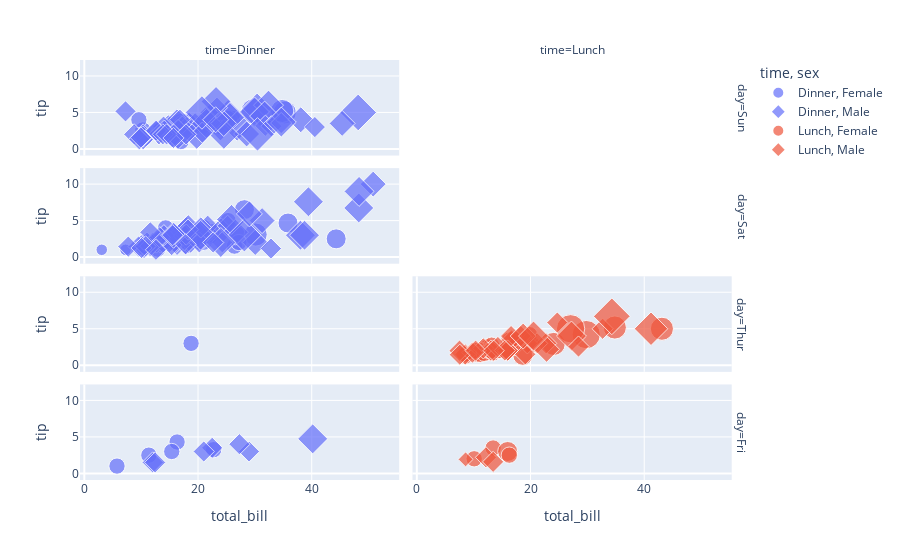

Notebook code cell kept with this figure:
### Code cell
df = px.data.tips()
fig = px.scatter(df , x = 'total_bill' , y = 'tip' ,color ='time',
                 symbol = 'sex' , size = 'size' , facet_row = 'day',
                 facet_col = 'time')
fig.show()

### Figure 1 — Plotly figure (JSON) as saved in the notebook; plotly's stock layout.template omitted (floating-point values rounded to 4 significant figures)
{"data": [{"hovertemplate": "time=Dinner<br>sex=Female<br>day=Sun<br>total_bill=%{x}<br>tip=%{y}<br>size=%{marker.size}<extra></extra>", "legendgroup": "Dinner, Female", "marker": {"color": "#636efa", "size": [2, 4, 4, 2, 3, 3, 2, 4, 3, 2, 5, 4, 2, 3, 2, 2, 3, 3], "sizemode": "area", "sizeref": 0.015, "symbol": "circle"}, "mode": "markers", "name": "Dinner, Female", "orientation": "v", "showlegend": true, "type": "scatter", "x": [16.99, 24.59, 35.26, 14.83, 10.33, 16.97, 10.29, 34.81, 25.71, 17.31, 29.85, 25, 13.39, 16.21, 17.51, 9.6, 20.9, 18.15], "xaxis": "x7", "y": [1.01, 3.61, 5, 3.02, 1.67, 3.5, 2.6, 5.2, 4, 3.5, 5.14, 3.75, 2.61, 2, 3, 4, 3.5, 3.5], "yaxis": "y7"}, {"hovertemplate": "time=Dinner<br>sex=Female<br>day=Sat<br>total_bill=%{x}<br>tip=%{y}<br>size=%{marker.size}<extra></extra>", "legendgroup": "Dinner, Female", "marker": {"color": "#636efa", "size": [2, 2, 2, 2, 4, 3, 2, 2, 1, 3, 2, 2, 2, 3, 2, 2, 2, 1, 2, 2, 2, 2, 3, 2, 4, 2, 3, 2], "sizemode": "area", "sizeref": 0.015, "symbol": "circle"}, "mode": "markers", "name": "Dinner, Female", "orientation": "v", "showlegend": false, "type": "scatter", "x": [20.29, 15.77, 19.65, 15.06, 20.69, 16.93, 26.41, 16.45, 3.07, 17.07, 26.86, 25.28, 14.73, 44.3, 22.42, 20.92, 14.31, 7.25, 10.59, 10.63, 12.76, 13.27, 28.17, 12.9, 30.14, 22.12, 35.83, 27.18], "xaxis": "x5", "y": [2.75, 2.23, 3, 3, 2.45, 3.07, 1.5, 2.47, 1, 3, 3.14, 5, 2.2, 2.5, 3.48, 4.08, 4, 1, 1.61, 2, 2.23, 2.5, 6.5, 1.1, 3.09, 2.88, 4.67, 2], "yaxis": "y5"}, {"hovertemplate": "time=Dinner<br>sex=Female<br>day=Thur<br>total_bill=%{x}<br>tip=%{y}<br>size=%{marker.size}<extra></extra>", "legendgroup": "Dinner, Female", "marker": {"color": "#636efa", "size": [2], "sizemode": "area", "sizeref": 0.015, "symbol": "circle"}, "mode": "markers", "name": "Dinner, Female", "orientation": "v", "showlegend": false, "type": "scatter", "x": [18.78], "xaxis": "x3", "y": [3], "yaxis": "y3"}, {"hovertemplate": "time=Dinner<br>sex=Female<br>day=Fri<br>total_bill=%{x}<br>tip=%{y}<br>size=%{marker.size}<extra></extra>", "legendgroup": "Dinner, Female", "marker": {"color": "#636efa", "size": [2, 2, 2, 2, 2], "sizemode": "area", "sizeref": 0.015, "symbol": "circle"}, "mode": "markers", "name": "Dinner, Female", "orientation": "v", "showlegend": false, "type": "scatter", "x": [5.75, 16.32, 22.75, 11.35, 15.38], "xaxis": "x", "y": [1, 4.3, 3.25, 2.5, 3], "yaxis": "y"}, {"hovertemplate": "time=Dinner<br>sex=Male<br>day=Sun<br>total_bill=%{x}<br>tip=%{y}<br>size=%{marker.size}<extra></extra>", "legendgroup": "Dinner, Male", "marker": {"color": "#636efa", "size": [3, 3, 2, 4, 2, 4, 2, 2, 2, 2, 4, 2, 3, 2, 2, 2, 4, 2, 2, 4, 3, 2, 2, 2, 4, 2, 3, 2, 4, 2, 2, 3, 4, 4, 6, 4, 4, 2, 2, 3, 2, 4, 2, 2, 2, 2, 2, 2, 2, 4, 2, 3, 4, 2, 5, 5, 3, 2], "sizemode": "area", "sizeref": 0.015, "symbol": "diamond"}, "mode": "markers", "name": "Dinner, Male", "orientation": "v", "showlegend": true, "type": "scatter", "x": [10.34, 21.01, 23.68, 25.29, 8.77, 26.88, 15.04, 14.78, 10.27, 15.42, 18.43, 21.58, 16.29, 17.46, 13.94, 9.68, 30.4, 18.29, 22.23, 32.4, 28.55, 18.04, 12.54, 9.94, 25.56, 19.49, 38.07, 23.95, 29.93, 14.07, 13.13, 17.26, 24.55, 19.77, 48.17, 16.49, 21.5, 12.66, 13.81, 24.52, 20.76, 31.71, 7.25, 31.85, 16.82, 32.9, 17.89, 14.48, 34.63, 34.65, 23.33, 45.35, 23.17, 40.55, 20.69, 30.46, 23.1, 15.69], "xaxis": "x7", "y": [1.66, 3.5, 3.31, 4.71, 2, 3.12, 1.96, 3.23, 1.71, 1.57, 3, 3.92, 3.71, 2.54, 3.06, 1.32, 5.6, 3, 5, 6, 2.05, 3, 2.5, 1.56, 4.34, 3.51, 4, 2.55, 5.07, 2.5, 2, 2.74, 2, 2, 5, 2, 3.5, 2.5, 2, 3.48, 2.24, 4.5, 5.15, 3.18, 4, 3.11, 2, 2, 3.55, 3.68, 5.65, 3.5, 6.5, 3, 5, 2, 4, 1.5], "yaxis": "y7"}, {"hovertemplate": "time=Dinner<br>sex=Male<br>day=Sat<br>total_bill=%{x}<br>tip=%{y}<br>size=%{marker.size}<extra></extra>", "legendgroup": "Dinner, Male", "marker": {"color": "#636efa", "size": [3, 2, 4, 2, 4, 2, 2, 2, 2, 4, 2, 3, 3, 3, 3, 3, 4, 2, 4, 2, 2, 2, 4, 3, 3, 2, 2, 2, 2, 2, 2, 2, 2, 2, 2, 3, 2, 3, 4, 2, 3, 4, 4, 5, 2, 2, 4, 2, 4, 3, 2, 2, 2, 2, 2, 2, 3, 2, 2], "sizemode": "area", "sizeref": 0.015, "symbol": "diamond"}, "mode": "markers", "name": "Dinner, Male", "orientation": "v", "showlegend": false, "type": "scatter", "x": [20.65, 17.92, 39.42, 19.82, 17.81, 13.37, 12.69, 21.7, 9.55, 18.35, 17.78, 24.06, 16.31, 18.69, 31.27, 16.04, 38.01, 11.24, 48.27, 20.29, 13.81, 11.02, 18.29, 17.59, 20.08, 20.23, 15.01, 12.02, 10.51, 17.92, 15.36, 20.49, 25.21, 18.24, 14, 50.81, 15.81, 26.59, 38.73, 24.27, 30.06, 25.89, 48.33, 28.15, 11.59, 7.74, 20.45, 13.28, 24.01, 15.69, 11.61, 10.77, 15.53, 10.07, 12.6, 32.83, 29.03, 22.67, 17.82], "xaxis": "x5", "y": [3.35, 4.08, 7.58, 3.18, 2.34, 2, 2, 4.3, 1.45, 2.5, 3.27, 3.6, 2, 2.31, 5, 2.24, 3, 1.76, 6.73, 3.21, 2, 1.98, 3.76, 2.64, 3.15, 2.01, 2.09, 1.97, 1.25, 3.08, 1.64, 4.06, 4.29, 3.76, 3, 10, 3.16, 3.41, 3, 2.03, 2, 5.16, 9, 3, 1.5, 1.44, 3, 2.72, 2, 3, 3.39, 1.47, 3, 1.25, 1, 1.17, 5.92, 2, 1.75], "yaxis": "y5"}, {"hovertemplate": "time=Dinner<br>sex=Male<br>day=Fri<br>total_bill=%{x}<br>tip=%{y}<br>size=%{marker.size}<extra></extra>", "legendgroup": "Dinner, Male", "marker": {"color": "#636efa", "size": [2, 2, 4, 2, 2, 2, 2], "sizemode": "area", "sizeref": 0.015, "symbol": "diamond"}, "mode": "markers", "name": "Dinner, Male", "orientation": "v", "showlegend": false, "type": "scatter", "x": [28.97, 22.49, 40.17, 27.28, 12.03, 21.01, 12.46], "xaxis": "x", "y": [3, 3.5, 4.73, 4, 1.5, 3, 1.5], "yaxis": "y"}, {"hovertemplate": "time=Lunch<br>sex=Female<br>day=Thur<br>total_bill=%{x}<br>tip=%{y}<br>size=%{marker.size}<extra></extra>", "legendgroup": "Lunch, Female", "marker": {"color": "#EF553B", "size": [1, 4, 2, 2, 4, 2, 2, 6, 2, 2, 2, 2, 2, 2, 2, 2, 2, 2, 2, 6, 2, 2, 3, 2, 2, 4, 2, 2, 2, 2, 3], "sizemode": "area", "sizeref": 0.015, "symbol": "circle"}, "mode": "markers", "name": "Lunch, Female", "orientation": "v", "showlegend": true, "type": "scatter", "x": [10.07, 34.83, 10.65, 12.43, 24.08, 13.42, 12.48, 29.8, 14.52, 11.38, 20.27, 11.17, 12.26, 18.26, 8.51, 10.33, 14.15, 13.16, 17.47, 27.05, 16.43, 8.35, 18.64, 11.87, 19.81, 43.11, 13, 12.74, 13, 16.4, 16.47], "xaxis": "x4", "y": [1.83, 5.17, 1.5, 1.8, 2.92, 1.68, 2.52, 4.2, 2, 2, 2.83, 1.5, 2, 3.25, 1.25, 2, 2, 2.75, 3.5, 5, 2.3, 1.5, 1.36, 1.63, 4.19, 5, 2, 2.01, 2, 2.5, 3.23], "yaxis": "y4"}, {"hovertemplate": "time=Lunch<br>sex=Female<br>day=Fri<br>total_bill=%{x}<br>tip=%{y}<br>size=%{marker.size}<extra></extra>", "legendgroup": "Lunch, Female", "marker": {"color": "#EF553B", "size": [2, 3, 2, 2], "sizemode": "area", "sizeref": 0.015, "symbol": "circle"}, "mode": "markers", "name": "Lunch, Female", "orientation": "v", "showlegend": false, "type": "scatter", "x": [13.42, 15.98, 16.27, 10.09], "xaxis": "x2", "y": [3.48, 3, 2.5, 2], "yaxis": "y2"}, {"hovertemplate": "time=Lunch<br>sex=Male<br>day=Thur<br>total_bill=%{x}<br>tip=%{y}<br>size=%{marker.size}<extra></extra>", "legendgroup": "Lunch, Male", "marker": {"color": "#EF553B", "size": [4, 2, 2, 2, 2, 2, 2, 2, 2, 2, 2, 2, 2, 2, 2, 3, 2, 2, 6, 5, 2, 2, 2, 2, 2, 2, 2, 2, 3, 4], "sizemode": "area", "sizeref": 0.015, "symbol": "diamond"}, "mode": "markers", "name": "Lunch, Male", "orientation": "v", "showlegend": true, "type": "scatter", "x": [27.2, 22.76, 17.29, 19.44, 16.66, 32.68, 15.98, 13.03, 18.28, 24.71, 21.16, 11.69, 14.26, 15.95, 8.52, 22.82, 19.08, 16, 34.3, 41.19, 9.78, 7.51, 28.44, 15.48, 16.58, 7.56, 10.34, 13.51, 18.71, 20.53], "xaxis": "x4", "y": [4, 3, 2.71, 3, 3.4, 5, 2.03, 2, 4, 5.85, 3, 2.31, 2.5, 2, 1.48, 2.18, 1.5, 2, 6.7, 5, 1.73, 2, 2.56, 2.02, 4, 1.44, 2, 2, 4, 4], "yaxis": "y4"}, {"hovertemplate": "time=Lunch<br>sex=Male<br>day=Fri<br>total_bill=%{x}<br>tip=%{y}<br>size=%{marker.size}<extra></extra>", "legendgroup": "Lunch, Male", "marker": {"color": "#EF553B", "size": [2, 1, 2], "sizemode": "area", "sizeref": 0.015, "symbol": "diamond"}, "mode": "markers", "name": "Lunch, Male", "orientation": "v", "showlegend": false, "type": "scatter", "x": [12.16, 8.58, 13.42], "xaxis": "x2", "y": [2.2, 1.92, 1.58], "yaxis": "y2"}], "layout": {"annotations": [{"font": {}, "showarrow": false, "text": "time=Dinner", "x": 0.24, "xanchor": "center", "xref": "paper", "y": 1, "yanchor": "bottom", "yref": "paper"}, {"font": {}, "showarrow": false, "text": "time=Lunch", "x": 0.74, "xanchor": "center", "xref": "paper", "y": 1, "yanchor": "bottom", "yref": "paper"}, {"font": {}, "showarrow": false, "text": "day=Fri", "textangle": 90, "x": 0.98, "xanchor": "left", "xref": "paper", "y": 0.1138, "yanchor": "middle", "yref": "paper"}, {"font": {}, "showarrow": false, "text": "day=Thur", "textangle": 90, "x": 0.98, "xanchor": "left", "xref": "paper", "y": 0.3712, "yanchor": "middle", "yref": "paper"}, {"font": {}, "showarrow": false, "text": "day=Sat", "textangle": 90, "x": 0.98, "xanchor": "left", "xref": "paper", "y": 0.6288, "yanchor": "middle", "yref": "paper"}, {"font": {}, "showarrow": false, "text": "day=Sun", "textangle": 90, "x": 0.98, "xanchor": "left", "xref": "paper", "y": 0.8862, "yanchor": "middle", "yref": "paper"}], "autosize": true, "legend": {"itemsizing": "constant", "title": {"text": "time, sex"}, "tracegroupgap": 0}, "margin": {"t": 60}, "xaxis": {"anchor": "y", "autorange": true, "domain": [0, 0.48], "range": [-0.5889, 55.11], "title": {"text": "total_bill"}, "type": "linear"}, "xaxis2": {"anchor": "y2", "autorange": true, "domain": [0.5, 0.98], "matches": "x", "range": [-0.5889, 55.11], "title": {"text": "total_bill"}, "type": "linear"}, "xaxis3": {"anchor": "y3", "autorange": true, "domain": [0, 0.48], "matches": "x", "range": [-0.5889, 55.11], "showticklabels": false, "type": "linear"}, "xaxis4": {"anchor": "y4", "autorange": true, "domain": [0.5, 0.98], "matches": "x", "range": [-0.5889, 55.11], "showticklabels": false, "type": "linear"}, "xaxis5": {"anchor": "y5", "autorange": true, "domain": [0, 0.48], "matches": "x", "range": [-0.5889, 55.11], "showticklabels": false, "type": "linear"}, "xaxis6": {"anchor": "y6", "domain": [0.5, 0.98], "matches": "x", "showticklabels": false}, "xaxis7": {"anchor": "y7", "autorange": true, "domain": [0, 0.48], "matches": "x", "range": [-0.5889, 55.11], "showticklabels": false, "type": "linear"}, "xaxis8": {"anchor": "y8", "domain": [0.5, 0.98], "matches": "x", "showticklabels": false}, "yaxis": {"anchor": "x", "autorange": true, "domain": [0, 0.2275], "range": [-4.973, 15.63], "title": {"text": "tip"}, "type": "linear"}, "yaxis2": {"anchor": "x2", "autorange": true, "domain": [0, 0.2275], "matches": "y", "range": [-4.973, 15.63], "showticklabels": false, "type": "linear"}, "yaxis3": {"anchor": "x3", "autorange": true, "domain": [0.2575, 0.485], "matches": "y", "range": [-4.973, 15.63], "title": {"text": "tip"}, "type": "linear"}, "yaxis4": {"anchor": "x4", "autorange": true, "domain": [0.2575, 0.485], "matches": "y", "range": [-4.973, 15.63], "showticklabels": false, "type": "linear"}, "yaxis5": {"anchor": "x5", "autorange": true, "domain": [0.515, 0.7425], "matches": "y", "range": [-4.973, 15.63], "title": {"text": "tip"}, "type": "linear"}, "yaxis6": {"anchor": "x6", "domain": [0.515, 0.7425], "matches": "y", "showticklabels": false}, "yaxis7": {"anchor": "x7", "autorange": true, "domain": [0.7725, 1], "matches": "y", "range": [-4.973, 15.63], "title": {"text": "tip"}, "type": "linear"}, "yaxis8": {"anchor": "x8", "domain": [0.7725, 1], "matches": "y", "showticklabels": false}}}
